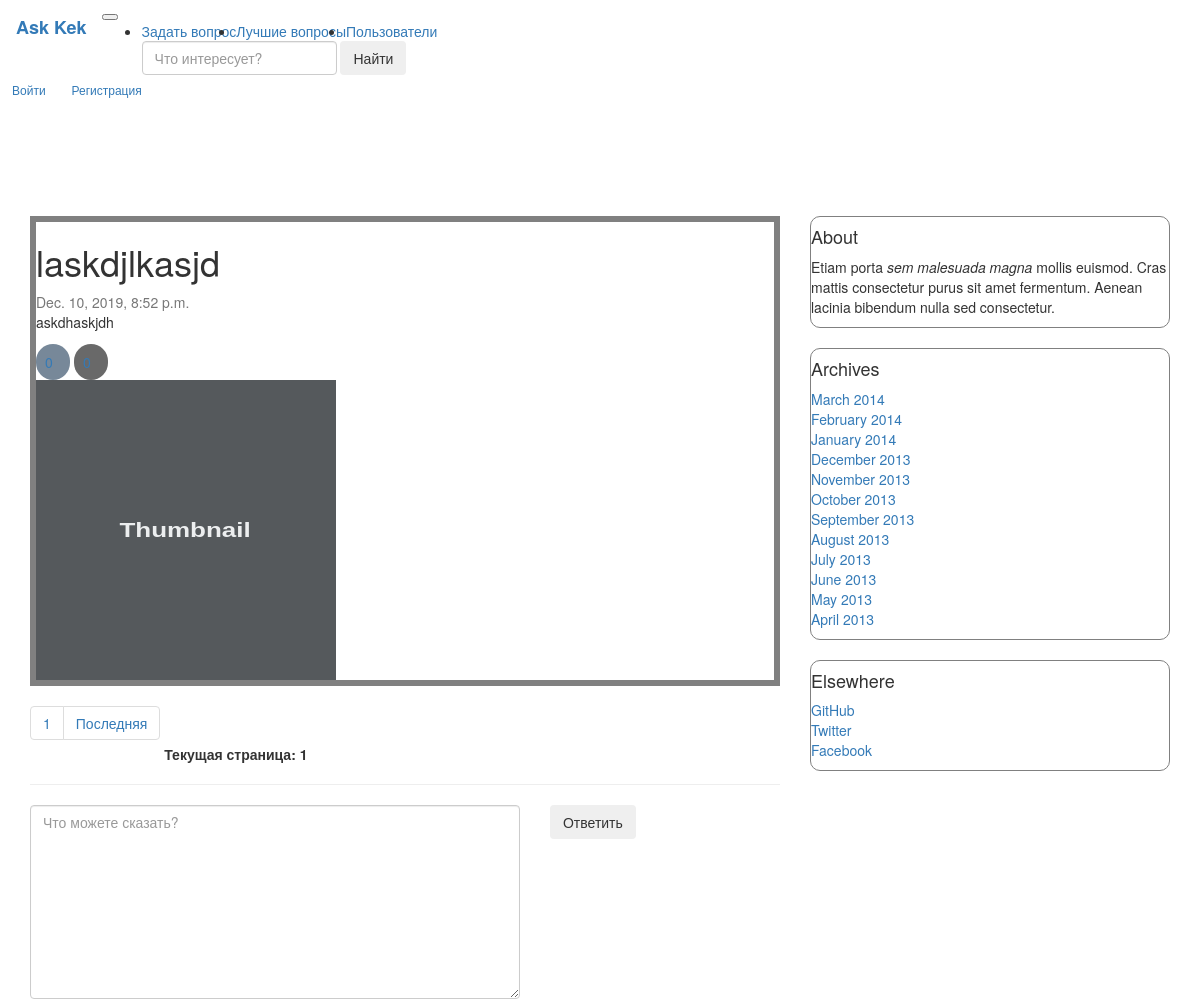
The page /question/63 on the database as committed earlier.
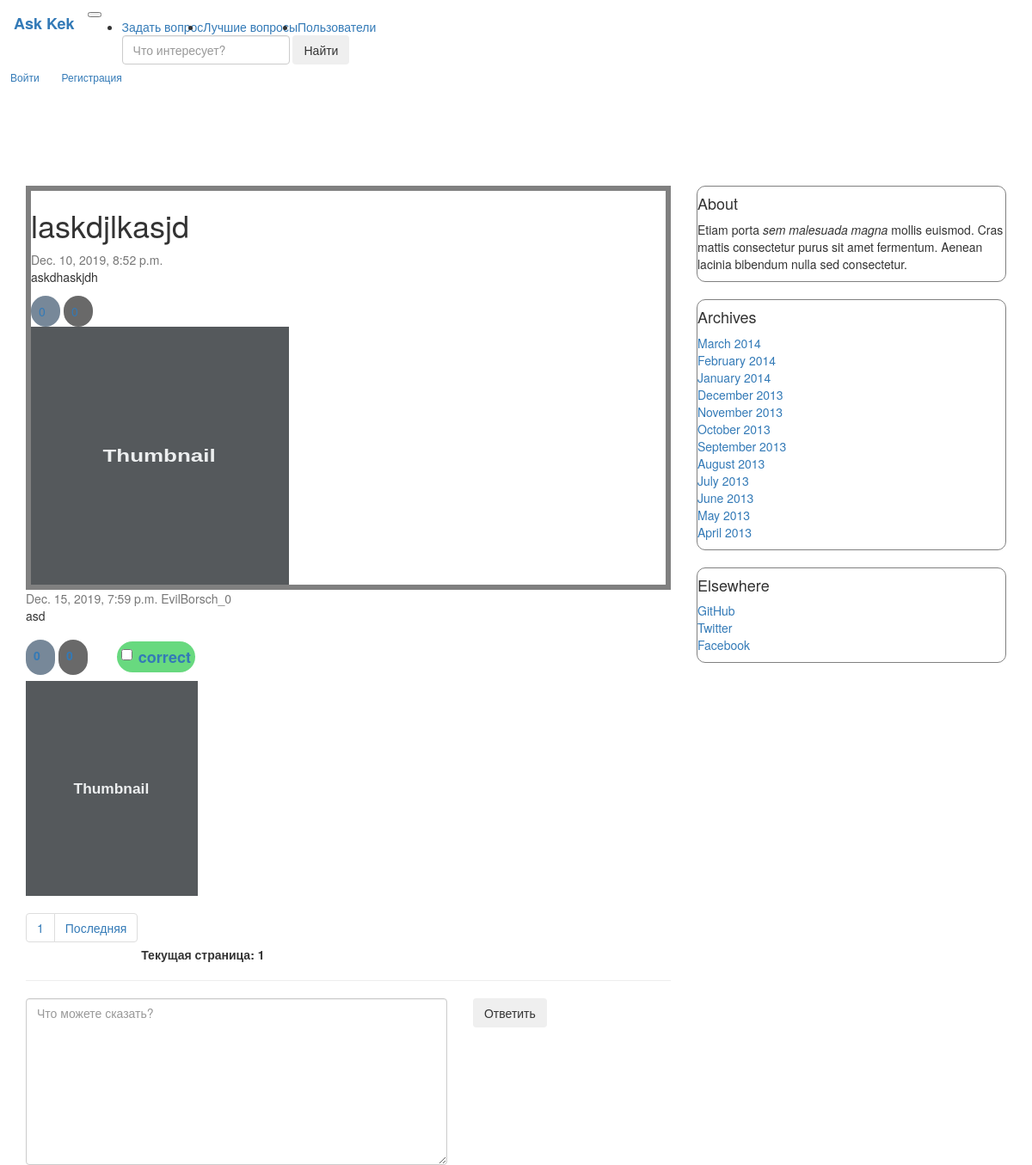
The same page on the database as committed later.
### question/models.py (models this page shows, shortened)
class Answer(models.Model):
    question = models.ForeignKey(Article, on_delete=models.CASCADE)
    like = models.ManyToManyField(Like, blank=True)
    dislike = models.ManyToManyField(Dislike, blank=True)
    text = models.TextField(verbose_name='Текст ответа')
    date_published = models.DateTimeField(verbose_name='Дата ответа', default=datetime.now(tz=timezone.utc))
    author = models.ForeignKey(Author, on_delete=models.CASCADE)
    objects = AnswerManager()
    class Meta:
        verbose_name = 'Ответ'
        verbose_name_plural = 'Ответы'

class Author(models.Model):
    name = models.CharField(max_length=255, verbose_name='Имя', unique=True)
    rating = models.IntegerField(default=0, verbose_name='Рейтинг')
    def __str__(self):
        return '{}_{}'.format(self.name, self.rating)
    class Meta:
        verbose_name = 'Автор'
        verbose_name_plural = 'Авторы'

### question/views.py (the view, shortened to what this page needs)
# urls.py: path('question/<str:m_id>', views.one_question, name="one_question_url"),
def one_question(request, m_id):
    try:
        main_quest = models.Article.objects.get(pk=m_id)
    except (models.Article.DoesNotExist, ValueError):
        return render(request, "./question/404.html")
    answers = models.Answer.objects.by_question(m_id)
    paginated_data = paginate(answers, request)
    form = AnswerForm(author=Author.objects.get(pk=1), question_id=m_id)
    rendered_data = {"questions": paginated_data, "main_question": main_quest, "form": form}
    return render(request, "./question/one_question.html", rendered_data)

### question/forms.py (shortened to what this page needs)
class AnswerForm(ModelForm):
    class Meta:
        model = Answer
        fields = ['text']
    def __init__(self, author, question_id, *args, **kwargs):
        self.author = author
        self.question = Article.objects.get(pk=question_id)
        super().__init__(*args, **kwargs)

### question/models.py (called while the page is built)
    def by_question(self, id):
        return self.filter(question=id)

### question/views.py (called while the page is built)
def paginate(objects_list, request):
    paginator = Paginator(list(objects_list), 4)
    page = request.GET.get('page')
    try:
        contacts = paginator.get_page(page)
    except PageNotAnInteger:
        contacts = paginator.page(1)
    except EmptyPage:
        contacts = paginator.page(paginator.num_pages)
    return contacts

### question/templates/question/one_question.html (shortened to what this page needs)
{% extends "question/index.html" %}
{% load static %}
{% block correct %}
    <a class="checkbox">
        <label>
            <input type="checkbox" value="">
            <b>correct</b>
        </label>
    </a>
{% endblock %}
{% block title %}
    <link rel="stylesheet" href="{% static "question/one_question/my.css" %}">
    <div class="main_question">
        <div class="card flex-md-row mb-4 box-shadow h-md-250" id="big_question">
            <div class="card-body d-flex flex-column align-items-start">
                <h1>{{ main_question.title }} </h1>
                <div class="mb-1 text-muted">{{ main_question.date_published }}</div>
                <p class="card-text mb-auto">{{ main_question.text }}</p>
                <div class="fluid-container">
                    <a class="like">
                        <input class="qty1" name="qty1" readonly="readonly" type="text"
                               value="{{ main_question.like.all.count }}"/>
                    </a>
                    <a class="dislike">
                        <input class="qty2" name="qty2" readonly="readonly" type="text"
                               value="{{ main_question.dislike.all.count }}"/>
                    </a>
                </div>
            </div>
            <img class="card-img-right flex-auto d-none d-md-block" data-src="holder.js/200x250?theme=thumb"
                 alt="Thumbnail [200x250]" style="width: 300px; height: 300px;"
                 data-holder-rendered="true">
        </div>
    </div>
{% endblock %}
{% block pre_paginator %}
    <hr size="8" color="gray">
    <form class="in" method="POST">
        <div class="row">
            <div class="col-xs-12 col-sm-6 col-md-8">
                <textarea class="form-control" rows="9" placeholder="Что можете сказать?" {{ form.text }}</textarea>
            </div>
            <div class="col-xs-6 col-md-2">
                <button class="btn btn-outline-success my-2 my-sm-0" type="submit">Ответить</button>
            </div>
        </div>
    </form>
{% endblock %}

### question/templates/question/index.html (shortened to what this page needs)
{% extends "question/base.html" %}
{% load static %}
{% block content %}
    {% block title %}{% endblock %}
    {% for q in questions %}
        <div class="question">
            <div class="card flex-md-row mb-4 box-shadow h-md-250">
                <div class="card-body d-flex flex-column align-items-start">
                    <div class="mb-1 text-muted">{{ q.date_published }} {{ q.author }}</div>
                    <p class="card-text mb-auto">{{ q.text }}</p>
                    <div class="fluid-container">
                        <a class="like" data-qid="{{ q.pk }}"
                           data-vote="inc">
                            <label>
                                <input class="qty1" name="qty1" readonly="readonly" type="text"
                                       value="{{ q.like.all.count }}"/>
                            </label>
                        </a>
                        <a class="dislike" data-qid="{{ q.pk }}"
                           data-vote="inc">
                            <label>
                                <input class="qty2" name="qty2" readonly="readonly" type="text"
                                       value="{{ q.dislike.all.count }}"/>
                            </label>
                        </a>
                        {% block correct %}
                        {% endblock %}
                    </div>
                </div>
                <img class="card-img-right flex-auto d-none d-md-block" data-src="holder.js/200x250?theme=thumb"
                     alt="Thumbnail [200x250]" style="width: 200px; height: 250px;"
                     data-holder-rendered="true">
            </div>
        </div>
    {% endfor %}
    <nav aria-label="...">
        <ul class="pagination">
            <li class="page-item" aria-current="page">
                <a class="page-link" href="?page=1">1</a>
            </li>
            <li class="page-item"><a class="page-link"
                                     href="?page={{ questions.paginator.num_pages }}">Последняя</a></li>
        </ul>
        <b>Текущая страница: {{ questions.number }}</b>
    </nav>
    {% block  pre_paginator %}{% endblock %}
{% endblock %}

Rows that differ between the two databases and show on the page:
added Answer: date_published "Dec. 15, 2019, 7:59 p.m.", author "EvilBorsch_0", text "asd", qty1 "0", qty2 "0"
